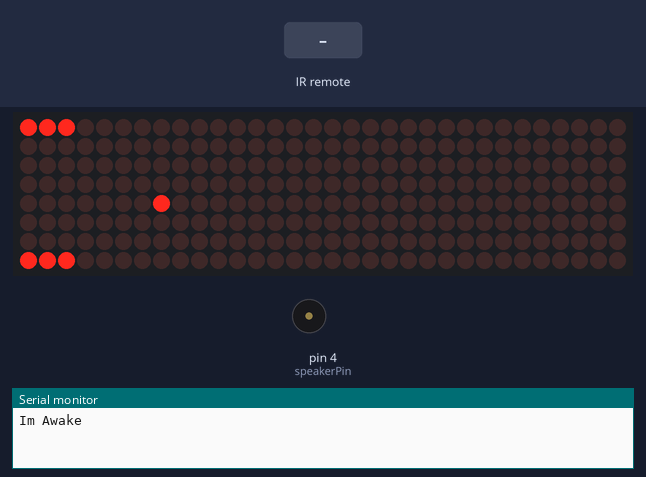
This sketch was run on a simulated Arduino Uno, built with avr-gcc and run on an emulated ATmega328P. On the bench: 32×8 LED matrix, buzzer (waves = sounding), the last lines printed to the serial monitor. Inputs (shaded band) come from the test bench.

Above: at 1.2 s.
1.3 s: infrared code 0xF6A075A7 received
At 1.9 s:
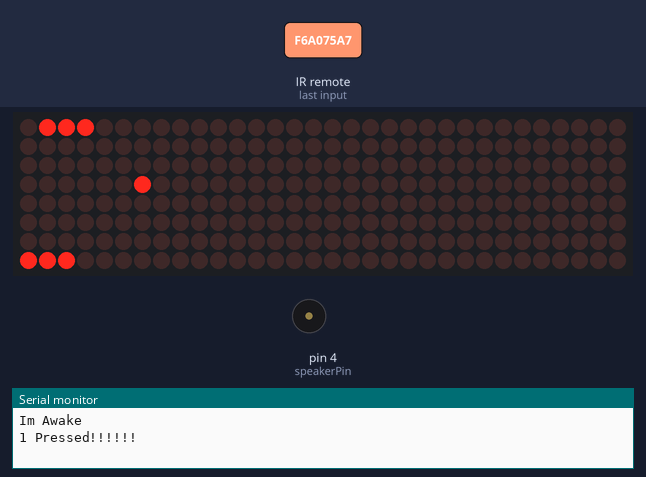
4.3 s: infrared code 0x800F0403 received
7.3 s: infrared code 0x800F8401 received
At 8.4 s:
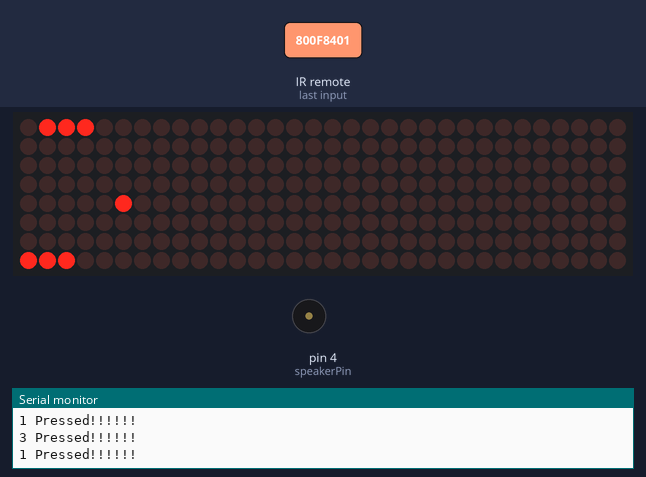
10.3 s: infrared code 0x55173B8B received
At 11.2 s:
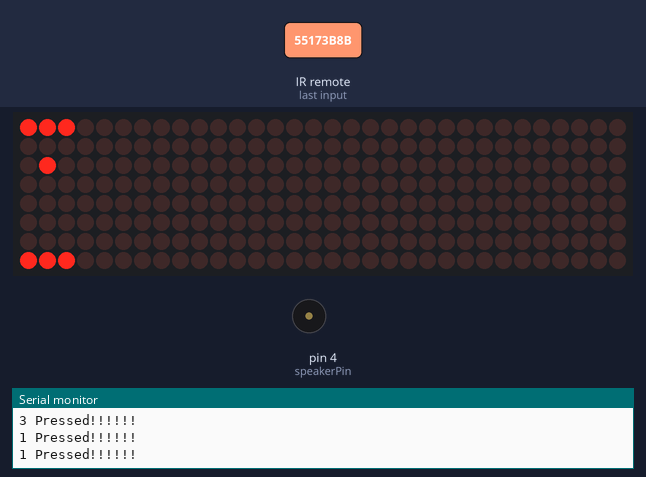
13.3 s: infrared code 0x800F0401 received
At 13.9 s:
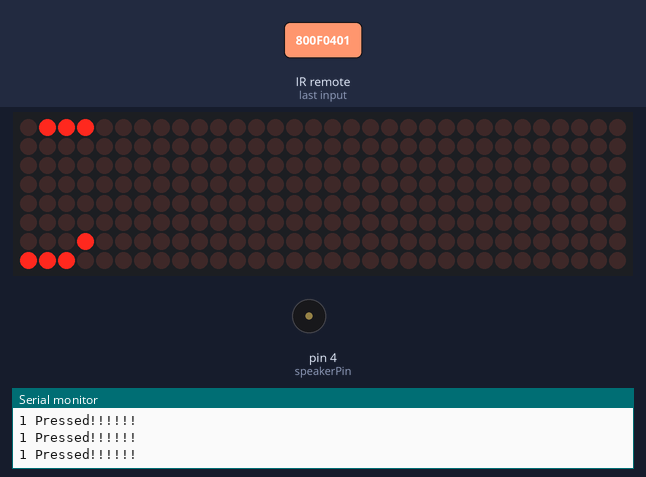
15.8 s: infrared code 0xCE9DF816 received
At 17.7 s:
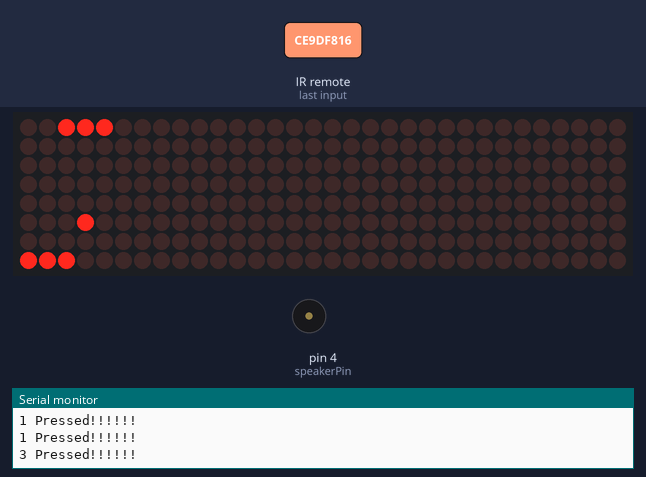
Timing chart, 0 to 22.1 s (numbered marks = the images above; inputs shaded):
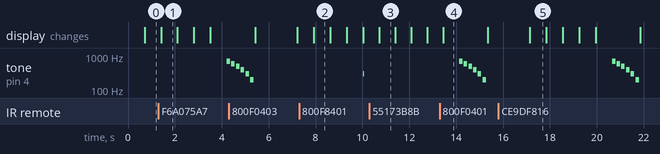

Measured:
- after the input at 1.3 s, the display: changes after 0.11 s (image 1)
- after the input at 7.3 s, the display: changes after 0.63 s (image 2)
- after the input at 10.3 s, the display: changes after 0.42 s (image 3)
- after the input at 13.3 s, the display: changes after 0.15 s (image 4)
- after the input at 15.8 s, the display: changes after 1.3 s (image 5)
- by itself, tone on pin 4 (speakerPin): plays 700 Hz for 0.15 s, 600 Hz for 0.15 s, 500 Hz for 0.15 s, 400 Hz for 0.15 s, 300 Hz for 0.15 s, 200 Hz for 0.15 s
- what the display in image 1 shows lasts 0.7 s, from 1.4 s to 2.1 s

The sketch:

dave-pong.ino
```cpp
#include <SPI.h>
#include <Adafruit_GFX.h>
#include <Max72xxPanel.h>

#include <IRremote.h>
int ir_PIN = 2;
IRrecv irrecv(ir_PIN);
decode_results results;


unsigned long lastRefreshTime = 0;
int refreshInterval = 1;
unsigned long lastMoveTime = 0;
int moveInterval;
int speakerPin = 4;
unsigned long now = 0;
unsigned long overTime = 100000000;
int currentColumn = 0;
int ballX;
int ballY;
int player1Score, player2Score;
int player1Position, player2Position;
boolean ballMovingUp = true;
boolean ballMovingLeft = true;
boolean isGameOn = true;
int shape[8][8] = {
  {0, 0, 0, 0, 0, 0, 0, 0},
  {0, 0, 0, 0, 0, 0, 0, 0},
  {0, 0, 0, 0, 0, 0, 0, 0},
  {0, 0, 0, 0, 0, 0, 0, 0},
  {0, 0, 0, 0, 0, 0, 0, 0},
  {0, 0, 0, 0, 0, 0, 0, 0},
  {0, 0, 0, 0, 0, 0, 0, 0},
  {0, 0, 0, 0, 0, 0, 0, 0}
};

int pinCS = 10; // Attach CS to this pin, DIN to MOSI and CLK to SCK (cf http://arduino.cc/en/Reference/SPI )
int numberOfHorizontalDisplays = 4;
int numberOfVerticalDisplays = 1;
Max72xxPanel matrix = Max72xxPanel(pinCS, numberOfHorizontalDisplays, numberOfVerticalDisplays);


void setup() {
  Serial.begin(9600);
       Serial.println("Im Awake");
   irrecv.enableIRIn(); // Start the receiver
  player1Score = 0;
  player2Score = 0;
  restartGame();
}

void loop() {
  now = millis();
  if (isGameOn) {
    update();
  } else {
    updateScore();
  }
  draw();
}

void gameOver() {
  isGameOn = false;
  overTime = now;
  player1Score %= 7;
  player2Score %= 7;
  int note[] = {700, 600, 500, 400, 300, 200};
  for (int i = 0; i < 6; i++) {
    tone(speakerPin, note[i], 150);
    delay(200);
  }

}

void restartGame() {
  moveInterval = 700;
  ballX = now % 8;
  ballY = 6;
  ballMovingUp = true;
  ballMovingLeft = true;
  isGameOn = true;
}

void updateBall() {
  if (ballMovingLeft)
    ballX--;
  else
    ballX++;
  if (ballX == 0)
    ballMovingLeft = false;
  else if (ballX == 7)
    ballMovingLeft = true;

  if (ballMovingUp)
    ballY--;
  else
    ballY++;
  if (ballY == 0) {
    player1Score++;
    gameOver();
  } else if (ballY == 7) {
    player2Score++;
    gameOver();
  }
  if (ballY == 1 && ballX >= player2Position && ballX < player2Position + 3) {
    ballMovingUp = false;
    moveInterval -= 20;
    buzz();
  }
  else if (ballY == 6 && ballX >= player1Position && ballX < player1Position + 3) {
    ballMovingUp = true;
    moveInterval -= 20;
    buzz();
  }

}

void buzz() {
  tone(speakerPin, 300, 20);
}

void update() {
  //clear table;
  getRemote();
  if (now - lastMoveTime > moveInterval) {
    for (int i = 0; i < 8; i++) {
      for (int j = 0; j < 8; j++) {
        shape[i][j] = 0;
      }
    }

    //update player positions
    //int player1PotansValue = analogRead(A0);
    //int player2PotansValue = analogRead(A1);
    //Serial.println(player2PotansValue);
    //player1Position = player1PotansValue * 6 / 1024;
    //player2Position = player2PotansValue * 6 / 1024;

//    getRemote();


    for (int i = 0; i < 8; i++) {
      if (i >= player1Position && i < player1Position + 3) {
        shape[7][i] = 1;
      } else {
        shape[7][i] = 0;
      }
      if (i >= player2Position && i < player2Position + 3) {
        shape[0][i] = 1;
      } else {
        shape[0][i] = 0;
      }
    }
    //update the ball
    updateBall();
    //draw the ball
    shape[ballY][ballX] = 1;
    lastMoveTime = now;
  }
}


void updateScore() {
  for (int i = 0; i < 8; i++) {
    for (int j = 0; j < 8; j++) {
      shape[i][j] = 0;
    }
  }

  for (int i = 0; i < player2Score; i++) {
    for (int j = 0; j < i + 1; j++) {
      shape[j][6 - i] = 1;
    }
  }

  for (int i = 0; i < player1Score; i++) {
    for (int j = 0; j < i + 1; j++) {
      shape[7 - j][i + 1] = 1;
    }
  }
  if (now - overTime > 3000)
    restartGame();
}


void getRemote() {
  if (irrecv.decode(&results)) {

    switch (results.value) {
      case 4137711015:
      case 2148500481:
      case 1427585931:
      case 2148467713:
        Serial.println("1 Pressed!!!!!!");
        player2Position--;

        break;

      case 2148467715:
      case 3466459158:
      case 2148500483:
      case 756334074:
      case 3992928380:
        Serial.println("3 Pressed!!!!!!");
        player2Position++;
        break;

      case 2148467719:
      case 2441719334:
      case 3989900430:
      case 2148500487:
        Serial.println("7 Pressed!!!!!!");
        player1Position--;
        break;


      case 1593295712:
      case 2148467721:
      case 2148500489:
      case 3597221157:
      case 1937225124:
        Serial.println("9 Pressed!!!!!!");
        player1Position++;
        break;

      default :
        Serial.println(results.value, HEX);
        Serial.print("results.value = ");
        Serial.println(results.value);


    }
    if (player1Position < 0) player1Position = 1;
    if (player1Position > 5) player1Position = 5;
    if (player2Position < 0) player2Position = 1;
    if (player2Position > 5) player2Position = 5;

    irrecv.resume(); // Receive the next value
  }
}


void draw() {
  for (int currentRow = 0; currentRow < 8; currentRow++) {
    for (int currentColumn = 0; currentColumn < 8; currentColumn++) {
      if (shape[currentRow][currentColumn] == 1) {
        matrix.drawPixel(currentColumn, currentRow, HIGH);
      }
      else {
        matrix.drawPixel(currentColumn, currentRow, LOW);
      }
    }
  }
  matrix.write();
}
```
